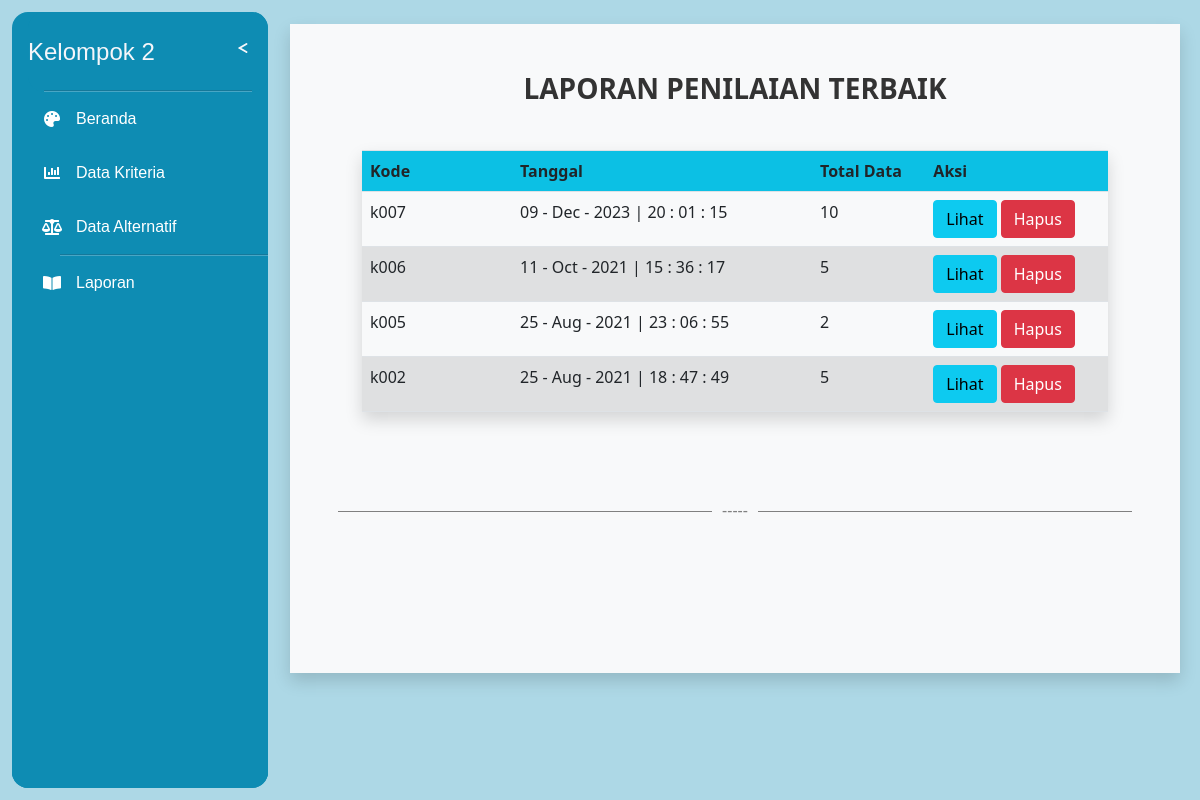
The app's page /laporan.php with its own data.
### tables this page shows
CREATE TABLE `hasil_akhir` (
  `id` int(11) NOT NULL,
  `kode` varchar(20) NOT NULL,
  `tanggal` varchar(40) NOT NULL
);

### functions.php (called while the page is built, shortened)
<?php
$con = mysqli_connect("localhost", "root", "", "spkmoora");
function query($query)
{
	global $con;
	$data = mysqli_query($con, $query);
	$rows = [];
	while ($row = mysqli_fetch_assoc($data)) {
		$rows[] = $row;
	}
	return $rows;
}

### laporan.php (the view, shortened to what this page needs)
<?php
require 'functions.php';
$data = query("SELECT * FROM hasil_akhir ORDER BY kode DESC");
?>
<!doctype html>
<html lang="en">
<head>
  <link rel='stylesheet' href='https://cdnjs.cloudflare.com/ajax/libs/font-awesome/5.15.3/css/all.min.css'>
  <link rel="stylesheet" href="./stylee.css">
  <link rel="stylesheet" type="text/css" href="bootstrap/css/bootstrap.min.css">
  <link href="https://cdn.jsdelivr.net/npm/bootstrap@5.1.1/dist/css/bootstrap.min.css" rel="stylesheet">
</head>
<body bgcolor="f0f0f0">
  <div id="nav-bar">
    <div id="nav-header"><a id="nav-title">Kelompok 2</a>
      <label for="nav-toggle"><span id="nav-toggle-burger"></span></label>
      <hr />
    </div>
    <div id="nav-content">
      <div class="nav-button"><i class="fas fa-palette"></i><span><a href="index.php">Beranda</a></span></div>
      <div class="nav-button"><i class="fas fa-chart-bar"></i><span><a href="data_kriteria.php">Data Kriteria</a></span></div>
      <div class="nav-button"><i class="fas fa-balance-scale"></i><span><a href="data_penilaian.php">Data Alternatif</a></span></div>
      <hr />
      <div class="nav-button"><i class="fas fa-book-open"></i><span><a href="laporan.php">Laporan</a></span></div>
    </div>
  </div>
  <br>
  <div class="container bg-light shadow p-5 mb-5  margin-content">
    <center>
      <h3 style="
    font-weight: bold;
    color: #333;
    text-transform: uppercase;
    text-align: center;
    margin-bottom: 20px;
  ">
        LAPORAN PENILAIAN TERBAIK
      </h3>
    </center>
    <div class="table-responsive p-4">
      <table class="table table-striped shadow">
        <tr class="bg-info">
          <th width="150">Kode</th>
          <th width="300">Tanggal</th>
          <th>Total Data</th>
          <th>Aksi</th>
        </tr>
        <?php
        foreach ($data as $hasil_akhir) {
        ?>
          <?php
          $kode = $hasil_akhir['kode'];
          $total = mysqli_query($con, "SELECT COUNT(kode_hasil) AS TOTAL FROM nilai WHERE kode_hasil = '$kode'");
          $totaldata = mysqli_fetch_assoc($total);
          ?>
          <tr>
            <td><?= $hasil_akhir['kode']; ?></td>
            <td><?= $hasil_akhir['tanggal']; ?></td>
            <td><?= $totaldata['TOTAL']; ?></td>
            <td>
              <a href="detail_laporan.php?kode=<?= $hasil_akhir['kode']; ?>" class="btn btn-info">Lihat</a>
              <a href="hapus_laporan.php?kode=<?= $hasil_akhir['kode']; ?>" class="btn btn-danger">Hapus</a>
            </td>
          </tr>
        <?php } ?>
      </table>
    </div>
    <br><br>
    <h6 class="text-riwayat"><span class="bg-light">-----</span></h6>
    <br><br>
  </div>
</body>
</html>

### stylee.css (style rules this page uses)
:root { --background: #ADD8E6; --navbar-width: 256px; --navbar-width-min: 80px; --navbar-dark-primary: #0e8cb3; --navbar-dark-secondary: #2c3e50; --navbar-light-primary: #f5f6fa; --navbar-light-secondary: white; }
html, body { margin: 0; background: var(--background); }
#nav-bar { position: absolute; left: 1vw; top: 1vw; height: calc(100% - 2vw); background: var(--navbar-dark-primary); border-radius: 16px; display: flex; flex-direction: column; color: var(--navbar-light-primary); font-family: Verdana, Geneva, Tahoma, sans-serif; overflow: hidden; user-select: none; }
#nav-bar hr { margin: 0; position: relative; left: 16px; width: calc(100% - 32px); border: none; border-top: solid 1px var(--navbar-dark-secondary); }
#nav-bar a { color: inherit; text-decoration: inherit; }
#nav-header { position: relative; width: var(--navbar-width); left: 16px; width: calc(var(--navbar-width) - 16px); min-height: 80px; background: var(--navbar-dark-primary); border-radius: 16px; z-index: 2; display: flex; align-items: center; transition: width 0.2s; }
#nav-header hr { position: absolute; bottom: 0; }
#nav-title { font-size: 1.5rem; transition: opacity 1s; }
label[for=nav-toggle] { position: absolute; right: 0; width: 3rem; height: 100%; display: flex; align-items: center; justify-content: center; cursor: pointer; }
#nav-toggle-burger { position: relative; width: 16px; height: 2px; background: var(--navbar-dark-primary); border-radius: 99px; transition: background 0.2s; }
#nav-toggle-burger:before, #nav-toggle-burger:after { content: ""; position: absolute; top: -6px; width: 10px; height: 2px; background: var(--navbar-light-primary); border-radius: 99px; transform: translate(2px, 8px) rotate(30deg); transition: 0.2s; }
#nav-toggle-burger:after { top: 6px; transform: translate(2px, -8px) rotate(-30deg); }
#nav-content { margin: -16px 0; padding: 16px 0; position: relative; flex: 1; width: var(--navbar-width); background: var(--navbar-dark-primary); box-shadow: 0 0 0 16px var(--navbar-dark-primary); direction: rtl; overflow-x: hidden; transition: width 0.2s; }
.nav-button { position: relative; margin-left: 16px; height: 54px; display: flex; align-items: center; color: var(--navbar-light-secondary); direction: ltr; cursor: pointer; z-index: 1; transition: color 0.2s; }
.nav-button span { transition: opacity 1s; }
.nav-button .fas { transition: min-width 0.2s; }
#nav-bar .fas { min-width: 3rem; text-align: center; }

### laporan.php (style rules this page uses)
body { background-color: transparent; }
.container { min-height: calc(100vh - 211px - -60px); }
.text-riwayat { width: 100%; color: grey; text-align: center; border-bottom: 1px solid grey; line-height: 0.1em; margin: 10px 0 20px; }
h6 span { padding: 0 10px; }
.margin-content { margin-left: 290px; margin-right: 20px; }
@media screen and (max-width: 1440px) { .container { width: auto; } }

### records on screen
hasil_akhir: kode "k007", tanggal "09 - Dec - 2023 | 20 : 01 : 15", TOTAL "10"
hasil_akhir: kode "k006", tanggal "11 - Oct - 2021 | 15 : 36 : 17", TOTAL "5"
hasil_akhir: kode "k005", tanggal "25 - Aug - 2021 | 23 : 06 : 55", TOTAL "2"
hasil_akhir: kode "k002", tanggal "25 - Aug - 2021 | 18 : 47 : 49", TOTAL "5"
